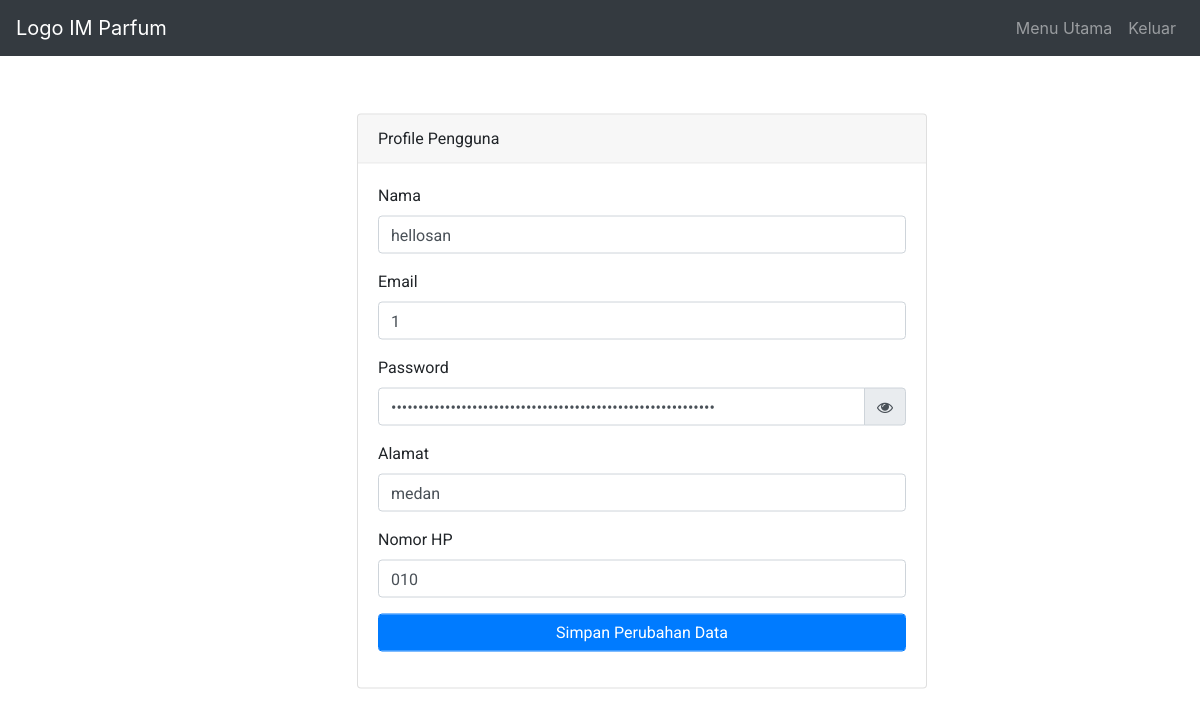
/admin/edit-profil-admin.php?id=10, run on the app's committed database.
### tables this page shows
CREATE TABLE `users` (
  `id` int(11) NOT NULL,
  `username` varchar(50) NOT NULL,
  `email` varchar(250) NOT NULL,
  `password` varchar(250) NOT NULL,
  `alamat` varchar(250) NOT NULL,
  `no_hp` varchar(250) NOT NULL,
  `level` varchar(250) NOT NULL
);

### function/data_pengguna.php (called while the page is built, shortened)
<?php
require_once '../core/koneksi.php';
function query($query){
    global $conn;
    $result = mysqli_query($conn, $query);
    $rows = [];
    while ($row = mysqli_fetch_assoc($result)) {
        $rows[] = $row;
    }
    return $rows;
}
?>

### admin/edit-profil-admin.php (the view, shortened to what this page needs)
<?php
require_once '../core/koneksi.php';
require_once '../function/data_pengguna.php';
$id = abs(intval($_GET['id']));
$datauser = query("SELECT * FROM `users` where  id=$id  ")[0];
?>
<!doctype html>
<html lang="en">
<head>
    <link rel="stylesheet" href="../asset/style.css">
    <link rel="stylesheet" href="https://cdnjs.cloudflare.com/ajax/libs/font-awesome/4.7.0/css/font-awesome.min.css">
    <link rel="stylesheet" href="https://stackpath.bootstrapcdn.com/bootstrap/4.5.0/css/bootstrap.min.css">
</head>
<body>
    <nav class="navbar navbar-expand-md bg-dark navbar-dark">
        <a class="navbar-brand" href="index.php">Logo IM Parfum</a>
        <div class="collapse navbar-collapse" id="collapsibleNavbar">
            <ul class="navbar-nav ml-auto">
                <li class="nav-item">
                    <a class="nav-link " href="index.php">Menu Utama</a>
                </li>
                <li class="nav-item">
                    <a class="nav-link" href="logout.php">Keluar</a>
                </li>
            </ul>
        </div>
    </nav>
    <div class="col-lg-6">
        <div class="card profile">
            <div class="card-header">
                <div class="row">
                    <div class="col-sm-6 d-flex justify-content-between ">Profile Pengguna</div>
                    <div class="col-sm-6 d-flex justify-content-end">
                    </div>
                </div>
            </div>
            <div class="card-body card-block">
                <form action="" method="POST" class="" enctype="multipart/form-data">
                    <div class="form-group">
                        <label for="username">Nama</label>
                        <input type="text" value="<?= $datauser['username'] ?>" class="form-control" name="username" id="username" placeholder="Masukkan Nama">
                    </div>
                    <div class="form-group">
                        <label for="email">Email</label>
                        <input type="text" class="form-control" value="<?= $datauser['email'] ?>" name="email" id="email" placeholder="Masukkan Email">
                    </div>
                    <div class="form-group">
                        <label for="password">Password</label>
                        <div class="input-group" id="show_hide_password">
                            <input type="password" name="password" value="<?= $datauser["password"] ?>" data-toggle="password" placeholder="Masukkan Password" id="password" class="form-control">
                            <div class="input-group-append">
                                <span class="input-group-text"><i class="fa fa-eye"></i></span>
                            </div>
                        </div>
                    </div>
                    <div class="form-group">
                        <label for="alamat">Alamat</label>
                        <input type="text" class="form-control" value="<?= $datauser['alamat'] ?>" name="alamat" id="alamat" placeholder="Masukkan Alamat">
                    </div>
                    <div class="form-group">
                        <label for="no_hp">Nomor HP</label>
                        <input type="number" class="form-control" value="<?= $datauser['no_hp'] ?>" name="no_hp" id="no_hp" placeholder="Masukkan Nomor HP">
                    </div>
                    <div class="form-actions form-group">
                        <button type="submit" name="edit-data-pengguna" class="btn btn-primary btn-md form-control">Simpan Perubahan Data</button>
                    </div>
                </form>
            </div>
        </div>
    </div>
</body>
</html>

### asset/style.css (style rules this page uses)
body, html { height: 100%; margin: 0; padding: 0; background-color: #f2f2f2; }
.card { font-family: 'Roboto'; }
.profile { transform: translate(60%, 10%); font-family: 'Roboto'; }

### data on the page
users: username "hellosan", email "1", alamat "medan", no_hp "010"
